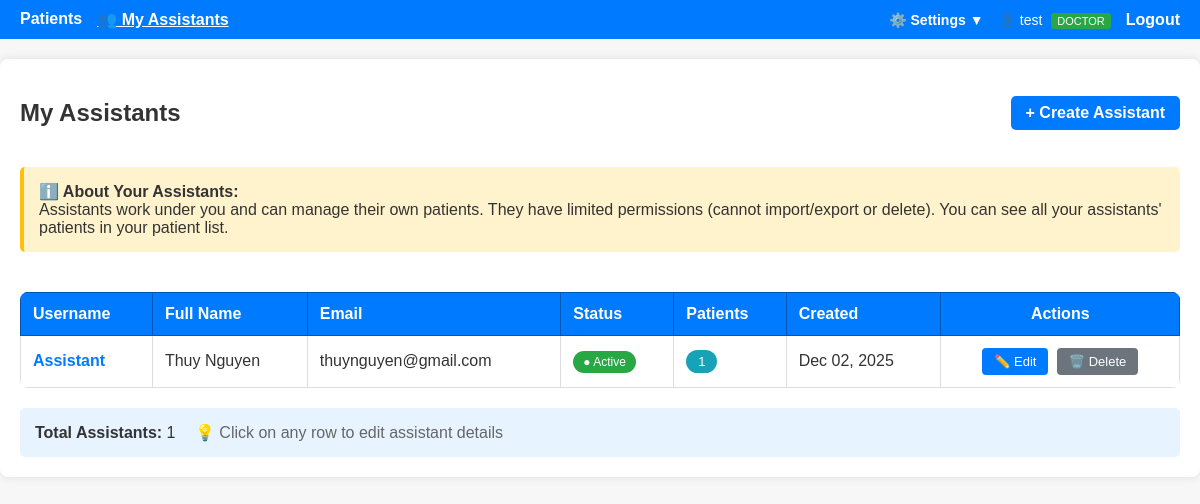
The app's page /assistants (signed in) with its own data.
### doctor_app/models.py (models this page shows, shortened)
class User(UserMixin, db.Model):
    id = db.Column(db.Integer, primary_key=True)
    username = db.Column(db.String(80), unique=True, nullable=False)
    password_hash = db.Column(db.String(255), nullable=False)
    role = db.Column(db.String(20), default="doctor")  # 'admin', 'doctor', 'assistant'
    full_name = db.Column(db.String(120), nullable=True)
    email = db.Column(db.String(120), nullable=True)
    location = db.Column(db.String(255), nullable=True)
    created_at = db.Column(db.DateTime, default=datetime.utcnow)
    is_active = db.Column(db.Boolean, default=True)
    doctor_id = db.Column(db.Integer, db.ForeignKey("user.id"), nullable=True)
    assistants = db.relationship(
        "User",
        backref=db.backref("doctor", remote_side=[id]),
        lazy="dynamic",
        foreign_keys=[doctor_id],
    )
    visits = db.relationship(
        "Visit", backref="creator", lazy=True, foreign_keys="Visit.created_by"
    )
    patients = db.relationship("Patient", backref="primary_doctor", lazy=True)
    def is_admin(self):
        return self.role == "admin"
    def is_doctor(self):
        return self.role == "doctor"
    def can_import_export(self):
        return self.role != "assistant"

### doctor_app/auth/routes.py (the view)
@bp.route("/assistants")
@login_required
@doctor_required
def my_assistants():
    assistants = current_user.assistants.order_by(User.created_at.desc()).all()
    assistant_data = []
    for assistant in assistants:
        patient_count = len(assistant.patients)  # ← USE len() INSTEAD
        assistant_data.append({"assistant": assistant, "patient_count": patient_count})
    return render_template("auth/my_assistants.html", assistant_data=assistant_data)

### doctor_app/auth/routes.py (called while the page is built)
def doctor_required(f):
    @wraps(f)
    def decorated_function(*args, **kwargs):
        if not current_user.is_authenticated or not current_user.is_doctor():
            flash("Only doctors can access this page", "danger")
            return redirect(url_for("patients.list_patients"))
        return f(*args, **kwargs)
    return decorated_function

@login_manager.user_loader
def load_user(user_id):
    return User.query.get(int(user_id))

### doctor_app/templates/auth/my_assistants.html (shortened to what this page needs)
{% extends 'base.html' %}
{% block content %}
<div class="container">
    <div style="display: flex; justify-content: space-between; align-items: center; margin-bottom: 20px;">
        <h2>My Assistants</h2>
        <a href="{{ url_for('auth.create_assistant') }}" class="btn">+ Create Assistant</a>
    </div>
    <div style="background: #fff3cd; border-left: 4px solid #ffc107; padding: 15px; margin-bottom: 20px; border-radius: 5px;">
        <strong>ℹ️ About Your Assistants:</strong><br>
        Assistants work under you and can manage their own patients. They have limited permissions (cannot import/export or delete). You can see all your assistants' patients in your patient list.
    </div>
    {% if assistant_data %}
    <div style="overflow-x: auto;">
        <table style="width: 100%; border-collapse: collapse; margin-top: 20px; background: white; border-radius: 8px; overflow: hidden;">
            <thead>
                <tr style="background: #007bff; color: white;">
                    <th style="padding: 12px; text-align: left; border: 1px solid #0056b3;">Username</th>
                    <th style="padding: 12px; text-align: left; border: 1px solid #0056b3;">Full Name</th>
                    <th style="padding: 12px; text-align: left; border: 1px solid #0056b3;">Email</th>
                    <th style="padding: 12px; text-align: left; border: 1px solid #0056b3;">Status</th>
                    <th style="padding: 12px; text-align: left; border: 1px solid #0056b3;">Patients</th>
                    <th style="padding: 12px; text-align: left; border: 1px solid #0056b3;">Created</th>
                    <th style="padding: 12px; text-align: center; border: 1px solid #0056b3;">Actions</th>
                </tr>
            </thead>
            <tbody>
                {% for data in assistant_data %}
                <tr class="assistant-row" data-assistant-id="{{ data.assistant.id }}" style="cursor: pointer;">
                    <td style="padding: 12px; border: 1px solid #ddd;">
                        <strong style="color: #007bff;">{{ data.assistant.username }}</strong>
                    </td>
                    <td style="padding: 12px; border: 1px solid #ddd;">{{ data.assistant.full_name }}</td>
                    <td style="padding: 12px; border: 1px solid #ddd;">{{ data.assistant.email or '—' }}</td>
                    <td style="padding: 12px; border: 1px solid #ddd;">
                        {% if data.assistant.is_active %}
                            <span style="background: #28a745; color: white; padding: 4px 10px; border-radius: 12px; font-size: 12px;">
                                ● Active
                            </span>
                        {% else %}
                            <span style="background: #dc3545; color: white; padding: 4px 10px; border-radius: 12px; font-size: 12px;">
                                ● Inactive
                            </span>
                        {% endif %}
                    </td>
                    <td style="padding: 12px; border: 1px solid #ddd;">
                        <span style="background: #17a2b8; color: white; padding: 4px 12px; border-radius: 12px; font-size: 13px;">
                            {{ data.patient_count }}
                        </span>
                    </td>
                    <td style="padding: 12px; border: 1px solid #ddd;">{{ data.assistant.created_at.strftime('%b %d, %Y') }}</td>
                    <td style="padding: 12px; border: 1px solid #ddd; text-align: center;" onclick="event.stopPropagation();">
                        <a href="{{ url_for('auth.edit_assistant', assistant_id=data.assistant.id) }}" class="btn-small">✏️ Edit</a>
                        {% if data.patient_count == 0 %}
                        <form method="POST" action="{{ url_for('auth.delete_assistant', assistant_id=data.assistant.id) }}" style="display: inline;">
                            <button type="submit" class="btn-small btn-danger" onclick="return confirm('Delete assistant {{ data.assistant.username }}?\n\nThis action cannot be undone.')">
                                🗑️ Delete
                            </button>
                        </form>
                        {% else %}
                        <button class="btn-small" style="background: #6c757d; cursor: not-allowed;" disabled
                                title="Cannot delete: has {{ data.patient_count }} patients assigned">
                            🗑️ Delete
                        </button>
                        {% endif %}
                    </td>
                </tr>
                {% endfor %}
            </tbody>
        </table>
    </div>
    <div style="margin-top: 20px; padding: 15px; background: #e7f3ff; border-radius: 5px;">
        <strong>Total Assistants:</strong> {{ assistant_data|length }}
        <span style="margin-left: 15px; color: #666;">💡 Click on any row to edit assistant details</span>
    </div>
    {% endif %}
</div>
{% endblock %}

### doctor_app/templates/base.html (shortened to what this page needs)
<!doctype html>
<html lang="en">
<head>
  <link rel="stylesheet" href="{{ url_for('static', filename='style.css') }}">
</head>
<body>
  <nav>
    <a href="{{ url_for('patients.list_patients') }}" class="{% if request.endpoint == 'patients.list_patients' %}active{% endif %}">Patients</a>
    {% if current_user.is_doctor() %}
    <a href="{{ url_for('auth.my_assistants') }}" class="{% if request.endpoint in ['auth.my_assistants', 'auth.create_assistant', 'auth.edit_assistant'] %}active{% endif %}">👥 My Assistants</a>
    {% endif %}
    <div style="margin-left: auto; display: flex; align-items: center; gap: 15px;">
      <div class="dropdown" id="settingsDropdown">
        <button class="dropdown-button" onclick="toggleDropdown()">⚙️ Settings ▼</button>
      </div>
      <span style="color: #fff; font-size: 14px;">
        👤 {{ current_user.full_name or current_user.username }}
        {% if current_user.is_admin() %}
          <span style="background: #ffc107; color: #000; padding: 2px 6px; border-radius: 3px; font-size: 11px; margin-left: 5px;">ADMIN</span>
        {% elif current_user.is_doctor() %}
          <span style="background: #28a745; color: #fff; padding: 2px 6px; border-radius: 3px; font-size: 11px; margin-left: 5px;">DOCTOR</span>
        {% elif current_user.is_assistant() %}
          <span style="background: #17a2b8; color: #fff; padding: 2px 6px; border-radius: 3px; font-size: 11px; margin-left: 5px;">ASSISTANT</span>
        {% endif %}
      </span>
      <a href="{{ url_for('auth.logout') }}">Logout</a>
    </div>
  </nav>
  <main>
    {% block content %}{% endblock %}
  </main>
</body>
</html>

### doctor_app/static/style.css (style rules this page uses)
body { font-family: Arial; background: #f7f7f7; color: #333; margin: 0; padding: 0; }
main { max-width: 1200px; margin: 20px auto; padding: 20px; background: #fff; border-radius: 8px; box-shadow: 0 0 8px rgba(0,0,0,0.1); }
nav { background: #007bff; padding: 10px 20px; display: flex; gap: 15px; }
nav a { color: #fff; text-decoration: none; font-weight: bold; }
nav a:hover, nav a.active { text-decoration: underline; }
.btn { padding: 8px 15px; border-radius: 5px; background: #007bff; color: #fff; text-decoration: none; font-weight: bold; display: inline-block; margin: 5px 0; cursor: pointer; border: none; }
table { width: 100%; border-collapse: collapse; margin-top: 20px; }
table thead tr { background: #007bff; color: white; }
table th { padding: 12px; text-align: left; border: 1px solid #0056b3; font-weight: bold; }
table td { padding: 10px; border: 1px solid #ddd; }
table tbody tr { border-bottom: 1px solid #ddd; transition: background-color 0.2s ease; }
table a { color: #007bff; text-decoration: none; }

### doctor_app/templates/base.html (style rules this page uses)
.dropdown { position: relative; display: inline-block; }
.dropdown-button { background: none; border: none; color: #fff; text-decoration: none; font-weight: bold; cursor: pointer; padding: 0; font-size: 14px; font-family: Arial; }

### doctor_app/templates/auth/my_assistants.html (style rules this page uses)
.btn-small { padding: 6px 12px; font-size: 13px; text-decoration: none; background: #007bff; color: white; border: none; border-radius: 4px; cursor: pointer; display: inline-block; margin: 0 2px; }

### records on screen
User: full_name "test"
User: assistant.username "Assistant", assistant.full_name "Thuy Nguyen", assistant "thuynguyen@gmail.com", assistant.created_at "Dec 02, 2025"

### other values on screen
{{ data.patient_count }} "1"
{{ assistant_data|length }} "1"
